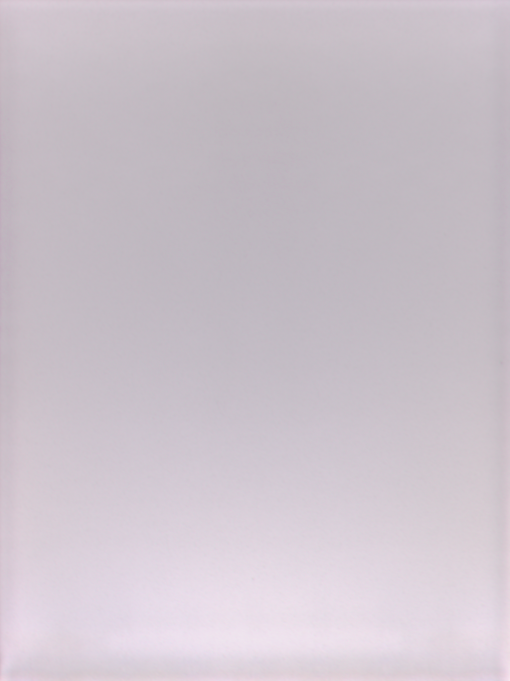
#> input picture White/1_20200328_150422_White_Reg.Png, 510 x 681 px; its folder holds only this picture in this run
$ jupyter execute CrossHatchLong.ipynb
#> lines starting #> are read from the running program, lines starting #| are printed output that depends on the picture; after the words box and inside, x2 and y2 are one past the last pixel; in counts of white or black regions, pixels touching at a corner belong together
[cell 1]
import numpy as np
import cv2 as cv
import os, sys, glob, scipy
import matplotlib.pyplot as plt
from scipy import signal
from scipy import fftpack, fft
from scipy.fftpack import fftshift, irfft, rfft
from scipy.signal import blackman
"""
author: ester park mf
count = 1
#pathTest = '/Users/estepark/Documents/week1_thurs/GRR_Sample/Vermouth_EVT/20181126/Images/Reg/White/*.Png'
pathTest = '/Users/estepark/Documents/week1_thurs/GRR_Sample/Vermouth_EVT/20181126/Images/Reg/White'
isdir = os.path.isdir(pathTest)
"""
class CrossHatch(object):
    def __init__(self, path , rows, col):
        assert os.path.isdir(pathTest), "gey"
        self.path = path
        self.rows = rows
        self.col = col
    def createDict(self):
        # define scharr kernal to convolve along diagonals
        kern = [[0, 1,  0], [1, 0, -1],[ 0, -1 ,0]]
        # define counter to number how many images in the dir
        count = 1
        White = {}
        img = [] # 1st value in dictionary
        imgScharr = [] # 2nd value in dictionary
        score = [] # will be used as numerical value > 0 that quantifies how many cols are crosshatched
        imgScharr1 = []
        imgBoundingBox = []
        print("Image directory: " + str(self.path))
        #print("Number of rows: " + str(self.rows))
        #print("Number of col: " + str(self.col))
        for fname in glob.glob(self.path+'/*.Png'):
            print(fname)
            img.append(cv.imread(fname)) #first value pair
            plt.figure()
            plt.title('White Image ' + str(count) + ": flipped from RGB --> BGR")
            plt.imshow(img[-1])
            #==============================================================
            # 1st VALUE, original pixel BGR mat
            #==============================================================
            im = img.copy()
#> im = 1 item
            imgray = cv.cvtColor(im[-1], cv.COLOR_BGR2GRAY)
            #====================================================================================================
            # 3rd VALUE, 4 subplots: 1st) spatial domain BGR, 2) plot np.fft.fft, 3) stem fftpack.fftfreq
            #====================================================================================================
            samplingFreq = 100
            samplingInterval = 1 / samplingFreq
            beginTime = 0
            endTime = self.col
            teim = np.arange(beginTime,endTime, 1)
            countPeaks = [] # max valu = 646, counts how many stem peaks there are per column

            for i in range(self.col):
                #figure , axis = plt.subplots(3,1)
                freqRowSamps = np.linspace(0,self.rows-1, self.rows)

                # the issue is x-axis png ranges from 481, y-axis ranges 646, but these values change slightly based on image
                amplitude = imgray[:,i] # ampltiude == # of rows

                #print("--------------------------------------------------------")
                #plt.subplots_adjust ( hspace = 3)
                #time domain representation for CrossHatch periodic signal
                #axis[0].set_title('White Image #%s' % (count) +', Col #%s' % (i) + " Spatial Intensity vs. Pixel distance" )
                #axis[0].set_xlabel('Pixel Distance along y-axis ')
                #axis[0].set_ylabel('Pixel intensity')
                #axis[0].plot(amplitude)

                """
                # https://pythontic.com/visualization/signals/fouriertransform_fft
                plt.subplots_adjust ( hspace = 3)
                # frequency domain representation
                fourierTransf = np.fft.fft(amplitude)/ len(amplitude) # normalize amplitude
                fourierTransf = fourierTransf[range(int
                (len(amplitude)/2))] #exclude sampling freq??
                tpCount = len(amplitude)
                val = np.arange(int(tpCount/2))
                timePer = tpCount/samplingFreq
                freq = val/timePer
                axis[1].set_title('White Image # %s' % (count) +', Col # %s' % (i) + " FFT Intensity vs. Pixel distance fft.fft plot " )
                axis[1].set_xlabel('Frequency along y-axis pixel locations')
                axis[1].set_ylabel('Amplitude')
                axis[1].plot(freq, abs(fourierTransf))
                # https://docs.scipy.org/doc/scipy-0.14.0/reference/tutorial/fftpack.html
                # Windowing the signal with a dedicated window function helps mitigate spectral leakage.
                # a Blackman window from scipy.signal and shows the effect of windowing
                # try irfft, rfft, fftshift?
                plt.subplots_adjust ( hspace = 3)
                yf = fft(amplitude)
                w = blackman(self.rows)
                ywf = irfft(w*yf)
                axis[3].set_title('White Image # %s' % (count) +', Col # %s' % (i) + " FFT Intensity vs. Pixel distance fft.fft semilogy" )
                axis[3].set_xlabel('Frequency along y-axis pixel locations')
                axis[3].set_ylabel('Amplitude')
                #axis[3].set_xlim(-samplingFreq / 2, samplingFreq / 2)
                #axis[3].set_ylim(-2, 100000)
                axis[3].semilogy(frequen, np.abs(ywf))
                print("--------------------------------------------------------")
                """

                # https://www.oreilly.com/library/view/elegant-scipy/9781491922927/ch04.html
                #plt.subplots_adjust ( hspace = 3)
                X = fftpack.fft(amplitude)
                amplitude1 = fftpack.fftfreq(len(amplitude))*samplingFreq
                #axis[1].set_title('Image #%s' % (count) +', Col #%s' % (i) + " FFT Intensity vs. Pixel distance (fftpack.fftfreq) stem " )
                #axis[1].set_xlabel('Frequency along y-axis pixel locations')
                #axis[1].set_ylabel('Amplitude')
                #axis[1].set_xlim(-5, samplingFreq / 1.2)
                #axis[1].set_ylim(-2, 600)
                print(max(np.abs(X)))
                #axis[1].stem(freqRowSamps, np.abs(X), use_line_collection = True)


                #plt.subplots_adjust ( hspace = 3)
                # https://pythonawesome.com/overview-of-the-peaks-dectection-algorithms-available-in-python/
                freqPeaks = scipy.signal.find_peaks( np.abs(X) , height=[200, 500] )
                indexPeaks = freqPeaks[0]
                heightPeaks = np.array(list(freqPeaks[1].values()) , dtype = object)
                heightPeaks = heightPeaks[0]
                #print('height peaks: ' + str(heightPeaks))
                #print('index peaks: ' + str(indexPeaks))
                #axis[2].set_title('Image #%s' % (count) +', Col #%s' % (i) + " Peaks")
                #axis[2].set_ylabel('Amplitude')
                #axis[2].set_xlabel('Frequency along y-axis pixel locations')
                #axis[2].set_xlim(-5, samplingFreq / 1.2)
                #axis[2].set_ylim(-2, 600)
                if heightPeaks.size > 0:
                    #axis[2].stem(indexPeaks,heightPeaks, use_line_collection=True)
                    countPeaks.append(heightPeaks.size)
                else:
                    pass
#> this loop made 480 passes
#| 129822.0
#| 131359.0
#| 132260.0
#| 132688.0
#| 132852.0
#| 132842.0
#| 132770.0
#| 132719.0
#> (further printed lines are left out)
#> after the loop, countPeaks = 49 values from 2 to 2

            #print(imgray)

            print('length crosshatch is ' + str(len(countPeaks)))
#| length crosshatch is 49
            isCrossHatch = sum(countPeaks)
#> isCrossHatch = 98
            score.append(isCrossHatch)
            #==============================================================
            # 2nd VALUE, Scharr pixel mat w/ bounding box
            #==============================================================
            #imgray = cv.bilateralFilter(imgray, 15, 75, 75)
            imgray = cv.bilateralFilter(imgray, 1, 500, 500)
            diag_img = signal.convolve2d(imgray, np.array(kern), boundary='symm', mode='same')
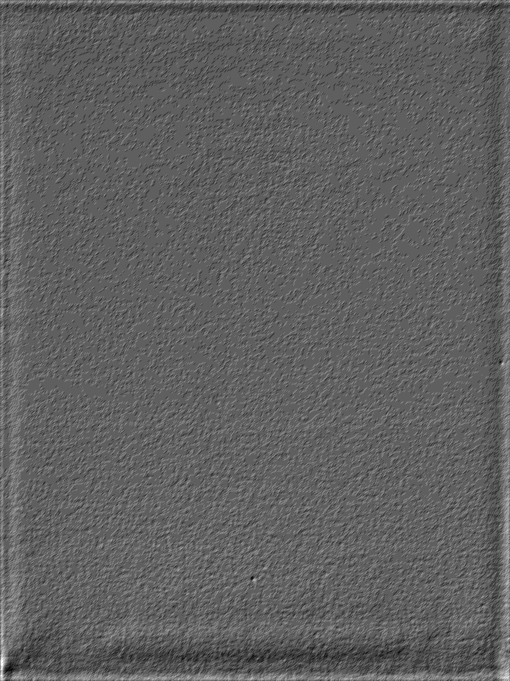
#> diag_img: shape (681, 510) int64; min -6, max 10, mean 0.0765; drawn with min black and max white
            print(diag_img[0][0])
#| 2
            print(np.array(diag_img).shape)
#| (681, 510)
            print(type(diag_img))
#| <class 'numpy.ndarray'>
            ret, thresh = cv.threshold(np.array(diag_img,dtype='uint8'), 10, 255, cv.THRESH_BINARY)
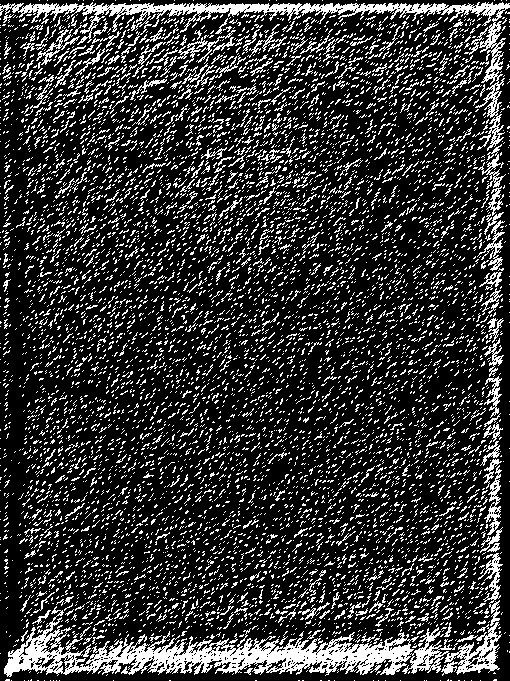
#> thresh: shape (681, 510); 20.3% white in thin lines or dots
            contours, hierarchy = cv.findContours(np.array(diag_img,dtype='uint8'), cv.RETR_EXTERNAL, cv.CHAIN_APPROX_NONE)
#> contours = 22 contours, 21 with area under 20; largest, box (x1, y1, x2, y2) and area: (0, 0, 510, 681) 343821


            im_with_contours = cv.drawContours(np.array(diag_img,dtype='uint8'), contours, -1, (0,255,0), 2)
            imgScharr.append(diag_img) #2nd value pair
            imgBoundingBox.append(im_with_contours)
            plt.figure()
            plt.title('White Image ' + str(count) + ": Scharr operator + Low pass filter")
            plt.imshow(diag_img , cmap="gray")
            plt.show()


            plt.imshow(im_with_contours, cmap="gray")
            imgScharr1.append(im_with_contours)

            White.update({'White %s' % (count): (img[count-1], imgScharr[count-1], imgScharr1[count-1], score[count-1])  } )

            count = count +1
            if count == 11:
                print("mean cross hatch score: " + str(np.mean(score)))


#path = 'C:/Users/ester/3D Objects/week8tues/week8tues/*.csv'
#path = 'C:/Users/epark2/3D Objects/0519/week8tues/*.csv'
#pathTest = '/Users/estepark/Documents/week1_thurs/GRR_Sample/Vermouth_EVT/20181126/Images/Reg/White'
pathTest = '/Users/estepark/Documents/week3_wedns/White'
isdir = os.path.isdir(pathTest)

stuff = CrossHatch(path = pathTest, rows=  678, col= 480)
stuff.createDict()
